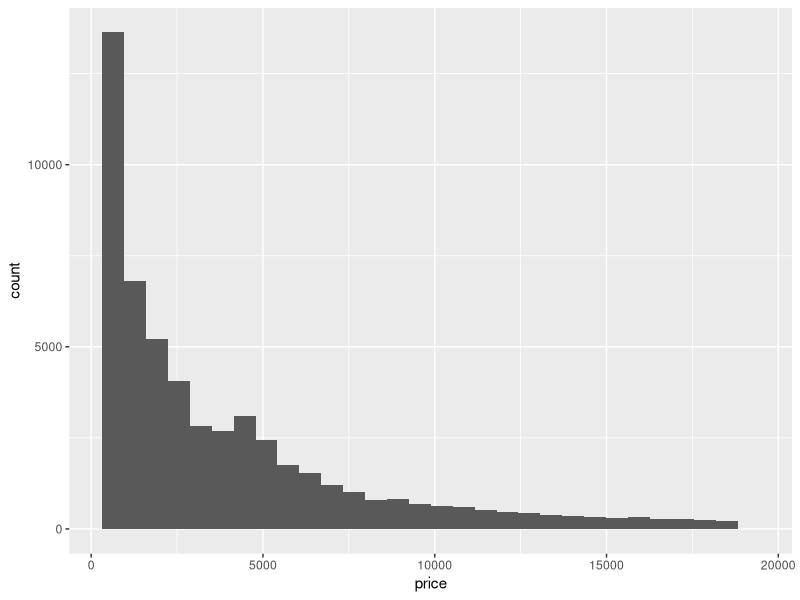
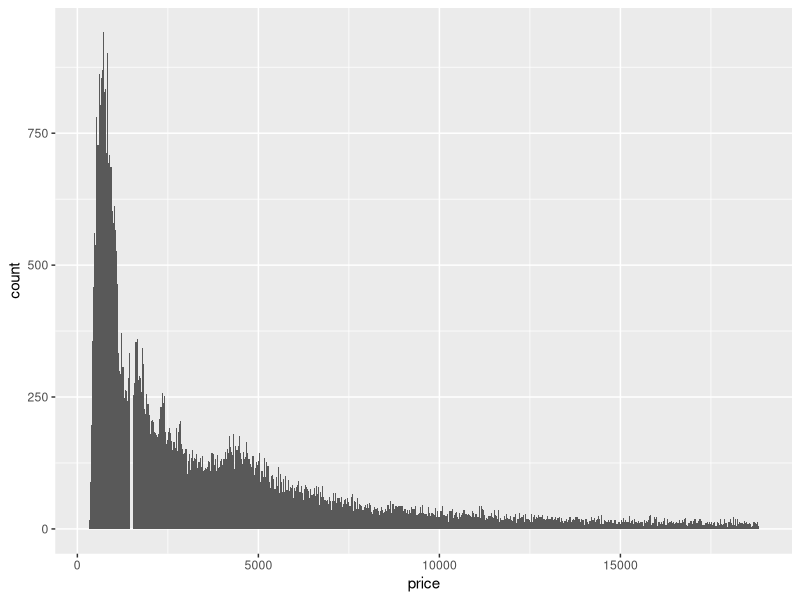
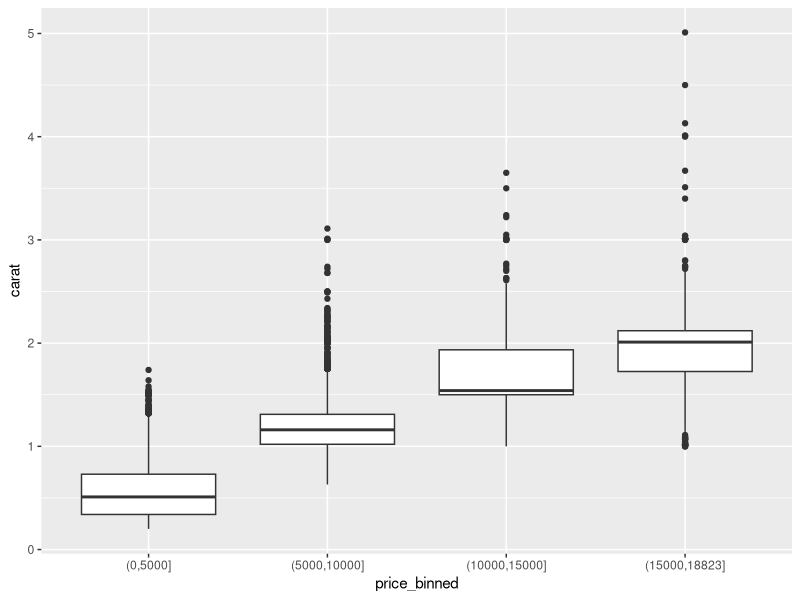

Recreate these plots in R, in order.
library(tidyverse)

?diamonds

# Exercise 1

diamonds %>% 
  ggplot(aes(price)) + 
  geom_histogram()

summary(diamonds$price)

geom_histogram()

ggplot(data = diamonds) + 
  geom_histogram(mapping = aes(x=price), binwidth = 30)

# Exercise 2

# carat

# Exercise 3

diamonds %>% 
  filter(!is.na(carat), !is.na(price)) %>%
  mutate(price_binned = cut(price, breaks=c(seq(0, max(price), 5000), 
                                            max(price)), dig.lab=10)) %>%
  ggplot(., aes(price_binned, carat)) + 
  geom_boxplot()
